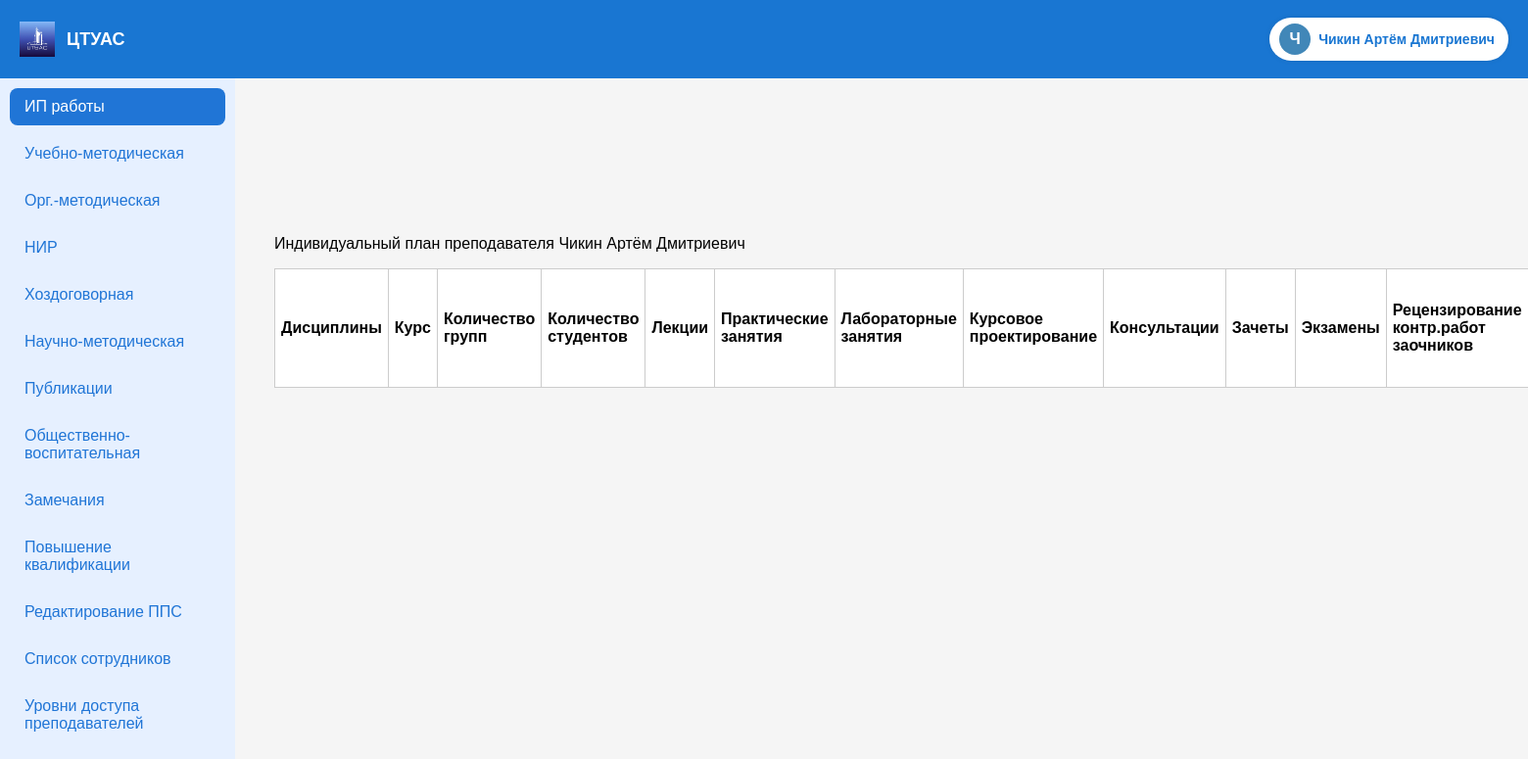
/ (signed in), run on an earlier commit of the app's database.
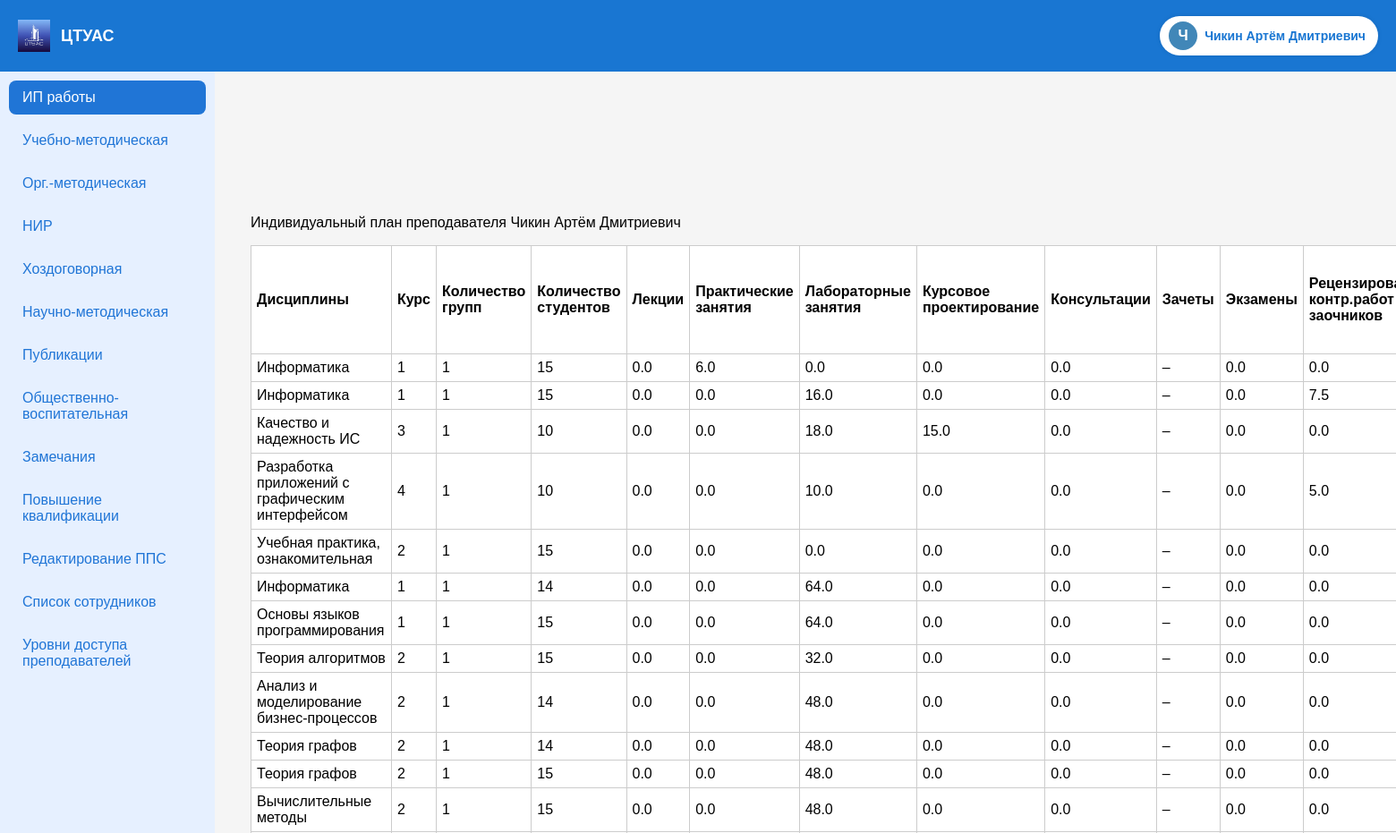
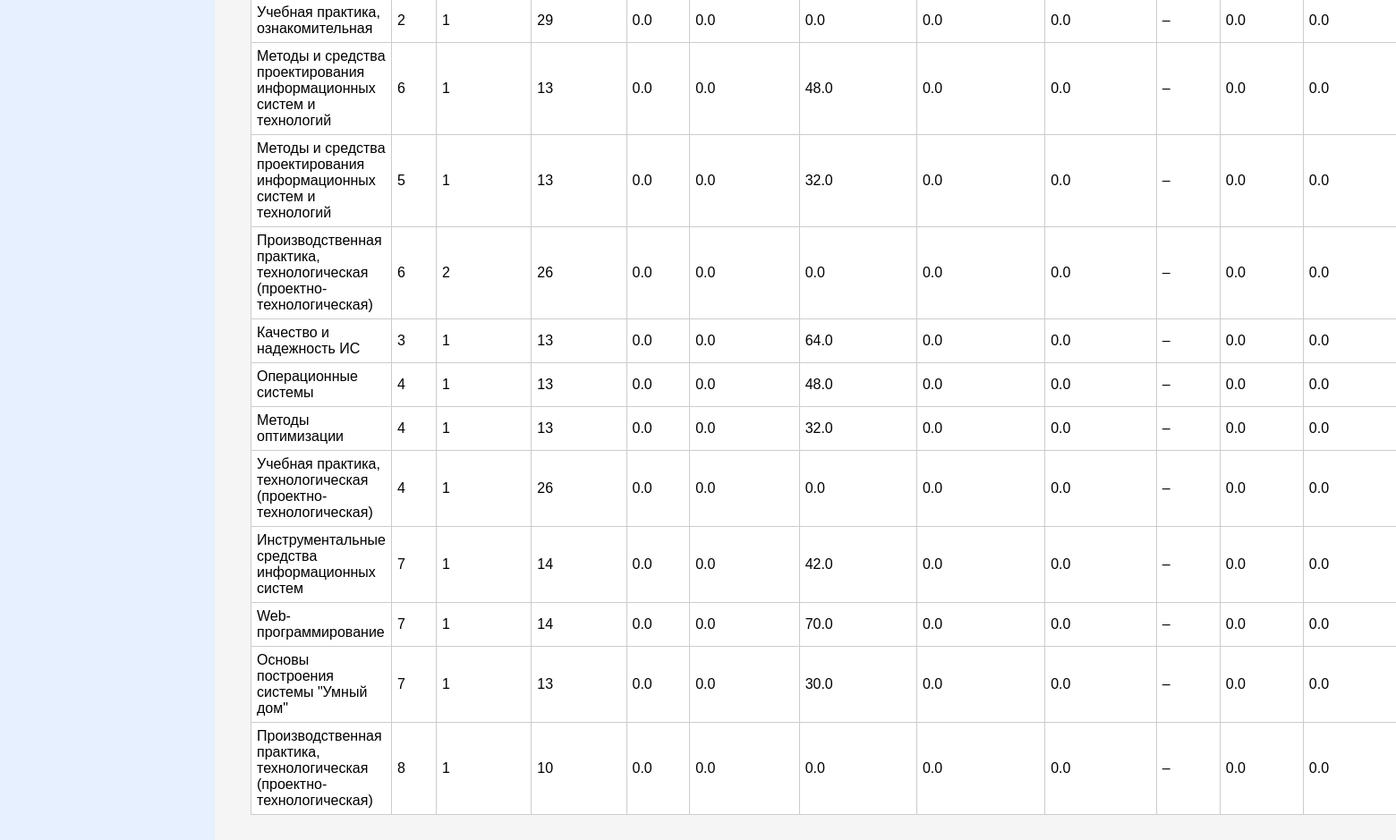
And on a later commit of the database (2 pictures, top to bottom).
### main/models.py (models this page shows, shortened)
class Teacher(models.Model):
    TYPE_CHOICES = [
        ('Внутр', 'Внутр'),
        ('Шт', 'Шт'),
    ]
    full_name = models.CharField("ФИО", max_length=255)
    teacher_type = models.CharField("Тип", max_length=10, choices=TYPE_CHOICES)
    position = models.CharField("Должность", max_length=100)
    rate = models.CharField("Ставка", max_length=10)
    degree = models.CharField("Степень", max_length=100, blank=True, null=True)
    rank = models.CharField("Звание", max_length=100, blank=True, null=True)
    email = models.EmailField("Почта", blank=True, null=True)
    phone = models.CharField("Телефон", max_length=50, blank=True, null=True)
    birthday = models.DateField("День рождения", blank=True, null=True)
    address = models.TextField("Домашний адрес", blank=True, null=True)
    user = models.OneToOneField(User, on_delete=models.SET_NULL, null=True, blank=True)

class TeachingLoad(models.Model):
    teacher = models.ForeignKey(Teacher, on_delete=models.CASCADE)
    discipline = models.CharField(max_length=255)
    course = models.CharField(max_length=10)
    groups = models.CharField(max_length=100)
    students = models.IntegerField(default=0)
    lectures = models.FloatField(default=0)
    practice = models.FloatField(default=0)
    labs = models.FloatField(default=0)
    coursework = models.FloatField(default=0)
    consultations = models.FloatField(default=0)
    exams = models.FloatField(default=0)
    review_work = models.FloatField(default=0)
    practice_supervision = models.FloatField(default=0)
    thesis_supervision = models.FloatField(default=0)
    gak = models.FloatField(default=0)
    admission = models.FloatField(default=0)
    phd_supervision = models.FloatField(default=0)
    org_work = models.FloatField(default=0)
    rating = models.FloatField(default=0)

### main/views.py (the view, shortened to what this page needs)
# urls.py: path('', views.dashboard, name='dashboard'),
def dashboard(request):
    tab = request.GET.get('tab') or request.POST.get('active_tab') or '1'
    if request.user.is_superuser:
        staff_users = User.objects.filter(Q(is_staff=True) | Q(teacher__isnull=False)).distinct()
        selected_teacher = None
        selected_teacher_id = request.session.get('selected_teacher_id')
        if selected_teacher_id:
            try:
                selected_teacher = Teacher.objects.get(id=selected_teacher_id)
            except Teacher.DoesNotExist:
                request.session.pop('selected_teacher_id', None)
        teachers = Teacher.objects.all()
        disciplines_firstsem = FirstSem.objects.filter(teacher=selected_teacher) if selected_teacher else []
        disciplines_secondsem = SecondSem.objects.filter(teacher=selected_teacher) if selected_teacher else []
        edu_methodwork = EducationalMethodicalWork.objects.filter(teacher=selected_teacher) if selected_teacher else []
        org_methodwork = OrganizationalMethodicalWork.objects.filter(teacher=selected_teacher) if selected_teacher else []
        sci_researchwork = ResearchWork.objects.filter(teacher=selected_teacher) if selected_teacher else []
        contractwork = ContractResearchWork.objects.filter(teacher=selected_teacher) if selected_teacher else []
        sci_methodwork = ScientificMethodicalWork.objects.filter(teacher=selected_teacher) if selected_teacher else []
        published_sciwork = PublishedSciWork.objects.filter(teacher=selected_teacher) if selected_teacher else []
        social_eduwork = SocialEducationalWork.objects.filter(teacher=selected_teacher) if selected_teacher else []
        remark = TeacherRemark.objects.filter(teacher=selected_teacher) if selected_teacher else []
        raising = Raising.objects.filter(teacher=selected_teacher) if selected_teacher else []
        recommendation = Recommendation.objects.filter(teacher=selected_teacher) if selected_teacher else []
        teachingload = TeachingLoad.objects.all()
        return render(request, 'main/admin_dashboard.html', {
            'active_tab': int(tab),
            'staff_users': staff_users,
            'teachers': teachers,
            'disciplines_firstsem': disciplines_firstsem,
            'disciplines_secondsem': disciplines_secondsem,
            'edu_methodwork': edu_methodwork,
            'org_methodwork': org_methodwork,
            'sci_researchwork': sci_researchwork,
            'contractwork': contractwork,
            'sci_methodwork': sci_methodwork,
            'published_sciwork': published_sciwork,
            'social_eduwork': social_eduwork,
            'remark': remark,
            'raising': raising,
            'recommendation': recommendation,
            'selected_teacher': selected_teacher,
            'teachingload': teachingload
        })
    elif request.user.is_staff and not request.user.is_superuser:
        return teacher_dashboard(request, tab=tab)
    return HttpResponseForbidden("Доступ запрещён.")

### main/templates/main/teacher_dashboard.html (shortened to what this page needs)
<!DOCTYPE html>
<html lang="ru">
<head>
</head>
<body>
<div class="topbar">
  <div class="topbar-left">
    <img src="/static/images/vstu-logo.jpg" alt="Логотип" class="logo">
    <span class="brand-name">ЦТУАС</span>
  </div>
  <div class="user-box" id="userDropdown">
    <div class="avatar-circle" onclick="toggleDropdown()">
      {{ last_initial }}
    </div>
    <span class="user-name" onclick="toggleDropdown()">{{ request.user.teacher.full_name }}</span>
  </div>
</div>
<div class="layout">
  <div class="sidebar">
  <div class="tab-button {% if active_tab == 1 %}active{% endif %}" onclick="showTab(1)">ИП работы</div>
  <div class="tab-button {% if active_tab == 2 %}active{% endif %}" onclick="showTab(2)">Учебно-методическая</div>
  <div class="tab-button {% if active_tab == 3 %}active{% endif %}" onclick="showTab(3)">Орг.-методическая</div>
  <div class="tab-button {% if active_tab == 4 %}active{% endif %}" onclick="showTab(4)">НИР</div>
  <div class="tab-button {% if active_tab == 5 %}active{% endif %}" onclick="showTab(5)">Хоздоговорная</div>
  <div class="tab-button {% if active_tab == 6 %}active{% endif %}" onclick="showTab(6)">Научно-методическая</div>
  <div class="tab-button {% if active_tab == 7 %}active{% endif %}" onclick="showTab(7)">Публикации</div>
  <div class="tab-button {% if active_tab == 8 %}active{% endif %}" onclick="showTab(8)">Общественно-воспитательная</div>
  <div class="tab-button {% if active_tab == 9 %}active{% endif %}" onclick="showTab(9)">Замечания</div>
  <div class="tab-button {% if active_tab == 10 %}active{% endif %}" onclick="showTab(10)">Повышение квалификации</div>
  {% if can_edit_pps %}
  <div class="tab-button {% if active_tab == 11 %}active{% endif %}" onclick="showTab(11)">
    Редактирование ППС
  </div>
{% endif %}
{% if can_manage_accounts %}
<div class="tab-button {% if active_tab == 12 %}active{% endif %}" onclick="showTab(12)">
  Список сотрудников
</div>
{% endif %}
{% if can_edit_ip%}
<div class="tab-button {% if active_tab == 13 %}active{% endif %}" onclick="showTab(13)">
  Уровни доступа преподавателей
</div>
{% endif %}
</div>
<div class="main-content">
  <div class="tab-container" id="tabContents">
    <div class="tab-content {% if active_tab == 1 %}active{% endif %}" id="tab1">
      <p style="margin-top: 200px;">Индивидуальный план преподавателя {{ request.user.teacher.full_name }}</p>
      <table>
                <tr>
                    <th>Дисциплины</th>
                    <th>Курс</th>
                    <th>Количество групп</th>
                    <th>Количество студентов</th>
                    <th>Лекции</th>
                    <th>Практические занятия</th>
                    <th>Лабораторные занятия</th>
                    <th>Курсовое проектирование</th>
                    <th>Консультации</th>
                    <th>Зачеты</th>
                    <th>Экзамены</th>
                    <th>Рецензирование контр.работ заочников</th>
                </tr>
                {% for d in teachingload %}
                <tr>
                    <td>{{ d.discipline }}</td>
                    <td>{{ d.course }}</td>
                    <td>{{ d.groups }}</td>
                    <td>{{ d.students }}</td>
                    <td>{{ d.lectures }}</td>
                    <td>{{ d.practice }}</td>
                    <td>{{ d.labs }}</td>
                    <td>{{ d.coursework }}</td>
                    <td>{{ d.consultations }}</td>
                    <td>–</td>
                    <td>{{ d.exams }}</td>
                    <td>{{ d.review_work }}</td>
                </tr>
                {% endfor %}
          </table>
    </div>
</div>
</div>
</div>
</body>
</html>

### main/templates/main/teacher_dashboard.html (style rules this page uses)
body { font-family: Arial, sans-serif; background-color: #f5f5f5; margin: 0; padding: 20px; }
table { border-collapse: collapse; width: 100%; margin-top: 10px; background-color: #fff; }
th, td { border: 1px solid #ccc; padding: 6px; text-align: left; }
.topbar { display: flex; justify-content: space-between; align-items: center; background-color: #1976d2; padding: 10px 20px; height: 60px; color: white; position: fixed; top: 0; left: 0; right: 0; z-index: 1000; }
.topbar-left { display: flex; align-items: center; }
.logo { height: 36px; margin-right: 12px; }
.brand-name { font-size: 18px; font-weight: bold; color: white; }
.user-box { display: flex; align-items: center; background-color: white; border-radius: 999px; padding: 6px 14px 6px 10px; position: relative; cursor: pointer; box-shadow: 0 0 5px rgba(0,0,0,0.1); }
.avatar-circle { width: 32px; height: 32px; background-color: #4187b8; color: white; border-radius: 50%; font-weight: bold; font-size: 16px; display: flex; align-items: center; justify-content: center; margin-right: 8px; }
.user-name { font-weight: 600; font-size: 14px; color: #1976d2; white-space: nowrap; }
.layout { display: flex; flex-wrap: nowrap; gap: 20px; }
.sidebar { width: 220px; background-color: #e6f0ff; padding: 20px 10px; position: fixed; top: 70px; bottom: 0; left: 0; overflow-y: auto; border-top-right-radius: 10px; border-bottom-right-radius: 10px; }
.tab-button { background-color: transparent; color: #2075d6; padding: 10px 15px; margin-bottom: 10px; border-radius: 8px; cursor: pointer; transition: background 0.3s; font-weight: 500; }
.tab-button.active { background-color: #2075d6; color: white; }
.main-content { margin-left: 240px; padding: 20px; }

What changed in the data, as far as the page shows it:
added TeachingLoad: discipline "Информатика", course "1", groups "1", students "15", lectures "0.0", practice "6.0", labs "0.0", coursework "0.0", consultations "0.0", exams "0.0", review_work "0.0"
added TeachingLoad: discipline "Информатика", course "1", groups "1", students "15", lectures "0.0", practice "0.0", labs "16.0", coursework "0.0", consultations "0.0", exams "0.0", review_work "7.5"
added TeachingLoad: discipline "Качество и надежность ИС", course "3", groups "1", students "10", lectures "0.0", practice "0.0", labs "18.0", coursework "15.0", consultations "0.0", exams "0.0", review_work "0.0"
added TeachingLoad: discipline "Разработка приложений с графическим интерфейсом", course "4", groups "1", students "10", lectures "0.0", practice "0.0", labs "10.0", coursework "0.0", consultations "0.0", exams "0.0", review_work "5.0"
added TeachingLoad: discipline "Учебная практика, ознакомительная", course "2", groups "1", students "15", lectures "0.0", practice "0.0", labs "0.0", coursework "0.0", consultations "0.0", exams "0.0", review_work "0.0"
added TeachingLoad: discipline "Информатика", course "1", groups "1", students "14", lectures "0.0", practice "0.0", labs "64.0", coursework "0.0", consultations "0.0", exams "0.0", review_work "0.0"
added TeachingLoad: discipline "Основы языков программирования", course "1", groups "1", students "15", lectures "0.0", practice "0.0", labs "64.0", coursework "0.0", consultations "0.0", exams "0.0", review_work "0.0"
added TeachingLoad: discipline "Теория алгоритмов", course "2", groups "1", students "15", lectures "0.0", practice "0.0", labs "32.0", coursework "0.0", consultations "0.0", exams "0.0", review_work "0.0"
added TeachingLoad: discipline "Анализ и моделирование бизнес-процессов", course "2", groups "1", students "14", lectures "0.0", practice "0.0", labs "48.0", coursework "0.0", consultations "0.0", exams "0.0", review_work "0.0"
added TeachingLoad: discipline "Теория графов", course "2", groups "1", students "14", lectures "0.0", practice "0.0", labs "48.0", coursework "0.0", consultations "0.0", exams "0.0", review_work "0.0"
added TeachingLoad: discipline "Теория графов", course "2", groups "1", students "15", lectures "0.0", practice "0.0", labs "48.0", coursework "0.0", consultations "0.0", exams "0.0", review_work "0.0"
added TeachingLoad: discipline "Вычислительные методы", course "2", groups "1", students "15", lectures "0.0", practice "0.0", labs "48.0", coursework "0.0", consultations "0.0", exams "0.0", review_work "0.0"
added TeachingLoad: discipline "Учебная практика, ознакомительная", course "2", groups "1", students "29", lectures "0.0", practice "0.0", labs "0.0", coursework "0.0", consultations "0.0", exams "0.0", review_work "0.0"
added TeachingLoad: discipline "Методы и средства проектирования информационных систем и технологий", course "6", groups "1", students "13", lectures "0.0", practice "0.0", labs "48.0", coursework "0.0", consultations "0.0", exams "0.0", review_work "0.0"
added TeachingLoad: discipline "Методы и средства проектирования информационных систем и технологий", course "5", groups "1", students "13", lectures "0.0", practice "0.0", labs "32.0", coursework "0.0", consultations "0.0", exams "0.0", review_work "0.0"
added TeachingLoad: discipline "Производственная практика, технологическая (проектно-технологическая)", course "6", groups "2", students "26", lectures "0.0", practice "0.0", labs "0.0", coursework "0.0", consultations "0.0", exams "0.0", review_work "0.0"
added TeachingLoad: discipline "Качество и надежность ИС", course "3", groups "1", students "13", lectures "0.0", practice "0.0", labs "64.0", coursework "0.0", consultations "0.0", exams "0.0", review_work "0.0"
added TeachingLoad: discipline "Операционные системы", course "4", groups "1", students "13", lectures "0.0", practice "0.0", labs "48.0", coursework "0.0", consultations "0.0", exams "0.0", review_work "0.0"
added TeachingLoad: discipline "Методы оптимизации", course "4", groups "1", students "13", lectures "0.0", practice "0.0", labs "32.0", coursework "0.0", consultations "0.0", exams "0.0", review_work "0.0"
added TeachingLoad: discipline "Учебная практика, технологическая (проектно-технологическая)", course "4", groups "1", students "26", lectures "0.0", practice "0.0", labs "0.0", coursework "0.0", consultations "0.0", exams "0.0", review_work "0.0"
added TeachingLoad: discipline "Инструментальные средства информационных систем", course "7", groups "1", students "14", lectures "0.0", practice "0.0", labs "42.0", coursework "0.0", consultations "0.0", exams "0.0", review_work "0.0"
added TeachingLoad: discipline "Web-программирование", course "7", groups "1", students "14", lectures "0.0", practice "0.0", labs "70.0", coursework "0.0", consultations "0.0", exams "0.0", review_work "0.0"
added TeachingLoad: discipline "Основы построения системы \"Умный дом\"", course "7", groups "1", students "13", lectures "0.0", practice "0.0", labs "30.0", coursework "0.0", consultations "0.0", exams "0.0", review_work "0.0"
added TeachingLoad: discipline "Производственная практика, технологическая (проектно-технологическая)", course "8", groups "1", students "10", lectures "0.0", practice "0.0", labs "0.0", coursework "0.0", consultations "0.0", exams "0.0", review_work "0.0"
